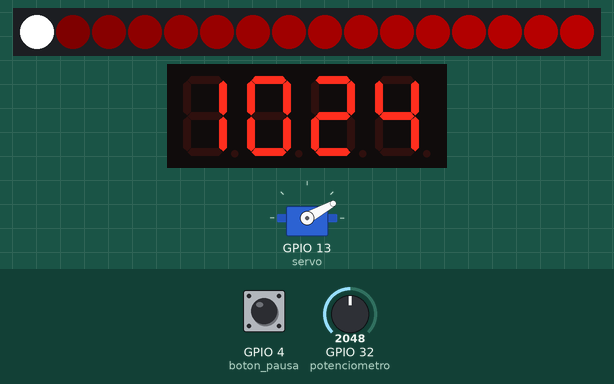
A program run on a simulated ESP32 board running MicroPython. Shown: 16 RGB LEDs in strip order, left to right, 4-digit seven-segment display, servo. The inputs (shaded band) are chosen by the test bench; at power-on: GPIO 32 (potenciometro) = 2048, GPIO 4 (boton_pausa) HIGH (analog values on the 0–4095 scale). Servo angles are drawn from the pulse width (0.5 ms = 0°, 2.5 ms = 180°); library files of the repository ran but are not shown: tm1637.py.

Above: at 1.2 s.
1.3 s: GPIO 32 (potenciometro) set to 140
3.8 s: GPIO 32 (potenciometro) set to 0
At 4.25 s:
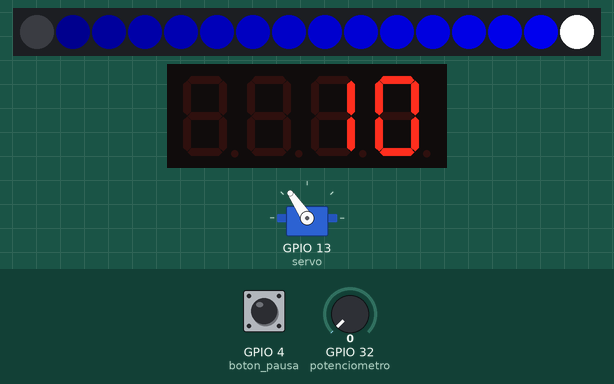
6.8 s: GPIO 32 (potenciometro) set to 98
At 7.3 s:
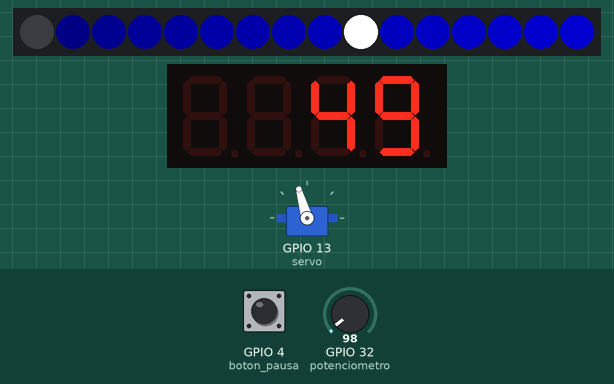
8.4 s: GPIO 32 (potenciometro) set to 115
At 8.9 s:
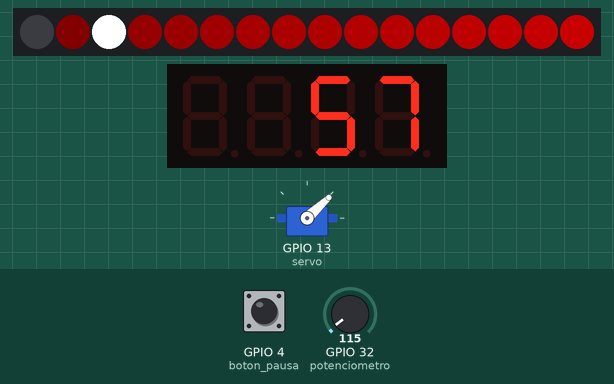
11.8 s: GPIO 4 (boton_pausa) pulled LOW for 1.25 s
At 11.8 s:
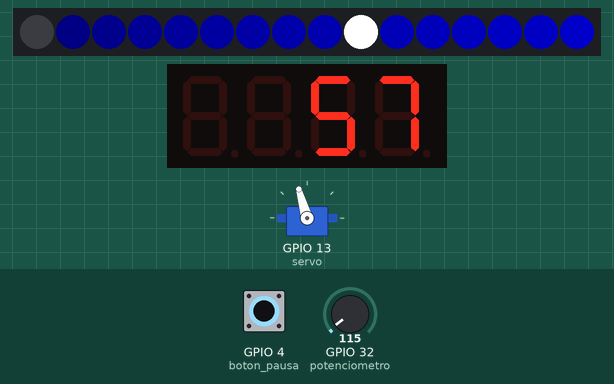
14.5 s: GPIO 4 (boton_pausa) pulled LOW for 1.25 s
At 15.5 s:
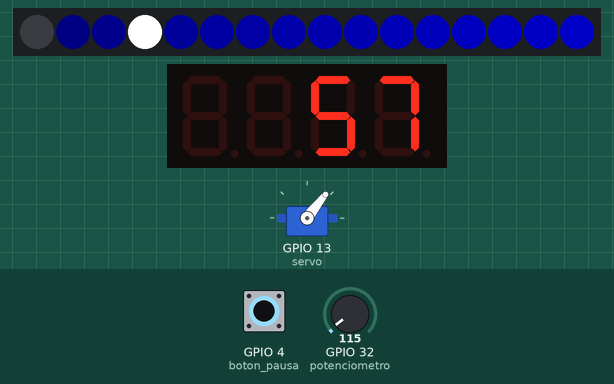
Timing chart, 0 to 18.2 s (numbered marks = the images above; inputs shaded):
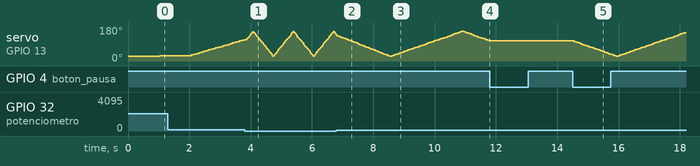

Measured:
- the behaviour switches between 107 and 108 on GPIO 32 (potenciometro) (found by bisection; images 2 and 3)
- after the input at 11.8 s, servo on GPIO 13 (servo): stops changing and stays 106°

The program:

main.py
```python
#Autores: Andres Galvis, Keppler Sánchez y Daniel Viafara

from machine import Pin, PWM, ADC
from neopixel import NeoPixel
import utime
from tm1637 import TM1637

# Configuración del servo
servo = PWM(Pin(13), freq=50)

# Configuración de la tira Neopixel
num_leds = 16
pixels = NeoPixel(Pin(15), num_leds)

# Configuración del potenciómetro
potenciometro = ADC(Pin(32))
potenciometro.atten(ADC.ATTN_11DB)
potenciometro.width(ADC.WIDTH_12BIT)

# Configuración de la pantalla TM1637
try:
    tm = TM1637(clk=Pin(2), dio=Pin(5))
except:
    tm = None

# Configuración del botón de pausa
boton_pausa = Pin(4, Pin.IN, Pin.PULL_UP)
ultimo_estado_boton = 1  # Para evitar rebotes

# Función para mapear valores
def map_value(x, in_min, in_max, out_min, out_max):
    return round((x - in_min) * (out_max - out_min) / (in_max - in_min) + out_min)

# Función para mover el servo a un ángulo específico
def mover_servo(angulo):
    pwm_value = map_value(angulo, 0, 180, 40, 115)
    servo.duty(pwm_value)

# Genera un degradado en rojo o azul con intensidad según la velocidad
def generar_degradado(base_color, intensidad):
    intensidad = max(0.2, min(intensidad, 1.0))
    return [(int(base_color[0] * (i / num_leds) * intensidad),
             int(base_color[1] * (i / num_leds) * intensidad),
             int(base_color[2] * (i / num_leds) * intensidad)) for i in range(num_leds)]

# Función para actualizar el Neopixel
def actualizar_neopixel(angulo, direccion, velocidad):
    posicion_led = round((angulo / 180) * (num_leds - 1))

    intensidad = max(0.3, 1 - (velocidad / 100))
    gradient = generar_degradado((255, 0, 0) if direccion == 1 else (0, 0, 255), intensidad)

    # Transición de color cuando cambia de dirección
    if angulo == 0 or angulo == 180:
        gradient = generar_degradado((255, 50, 50), 0.5)

    for i in range(num_leds):
        pixels[i] = gradient[i]

    pixels[posicion_led] = (255, 255, 255)  # Pixel blanco sigue el movimiento
    pixels.write()

# Función para manejar el botón de pausa con debounce
def leer_boton():
    global ultimo_estado_boton
    estado_actual = boton_pausa.value()

    if estado_actual == 0 and ultimo_estado_boton == 1:  # Cambio detectado (botón presionado)
        utime.sleep(0.05)  # Pequeño delay para evitar rebote
        ultimo_estado_boton = 0
        return True
    elif estado_actual == 1:
        ultimo_estado_boton = 1  # Se resetea cuando se suelta el botón

    return False

# Función principal
def main():
    angulo = 0
    direccion = 1  # 1: Derecha, -1: Izquierda
    pausado = False

    while True:
        if leer_boton():  # Si se detecta el botón presionado
            pausado = not pausado  # Cambia el estado de pausa

        if not pausado:
            velocidad = max(10, potenciometro.read() // 2)  # Ajusta velocidad mínima
            mover_servo(angulo)
            actualizar_neopixel(angulo, direccion, velocidad)

            if tm:
                tm.number(velocidad)  # Muestra la velocidad en la pantalla TM1637

            if angulo >= 180:
                direccion = -1
            elif angulo <= 0:
                direccion = 1

            angulo += direccion * 5  # Movimiento en pasos de 5°
            utime.sleep_ms(velocidad)

if __name__ == "__main__":
    main()
```
